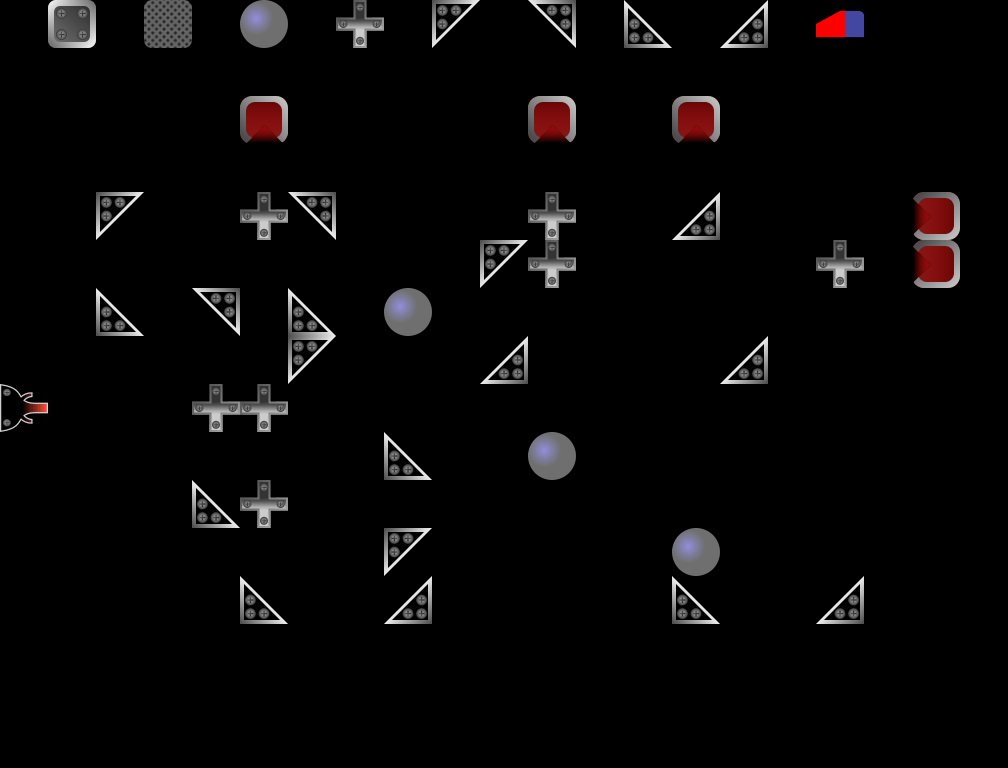

This game map was drawn from its Tiled (.tmx) file and the tilesets committed beside it. A one-line description and the full map source follow:
An orthogonal 21x16 tile map with 48x48 px tiles, 2 tile layers (Blocks, Info), 1 hidden layer not drawn, 1 image layer.

<map version="1.10" tiledversion="1.10.2" orientation="orthogonal" renderorder="right-down" width="21" height="16" tilewidth="48" tileheight="48" infinite="0" nextlayerid="10" nextobjectid="2">
 <editorsettings>
  <export target="../../public/assets/levels/level-21.json" format="json" />
 </editorsettings>
 <tileset firstgid="1" name="tileset" tilewidth="48" tileheight="48" tilecount="18" columns="18">
  <image source="../../public/assets/tileset.png" width="864" height="48" />
  <tile id="0" type="BlockingBlock" />
  <tile id="1" type="Cross" />
  <tile id="2" type="BallMirror" />
  <tile id="3" type="BottomLeftMirror" />
  <tile id="4" type="BottomRightMirror" />
  <tile id="5" type="TopLeftMirror" />
  <tile id="6" type="TopRightMirror" />
  <tile id="7" type="TimedBlock" />
  <tile id="8" type="LaserStartDown" />
  <tile id="9" type="LaserStartLeft" />
  <tile id="10" type="LaserStartRight" />
  <tile id="11" type="LaserStartUp" />
  <tile id="12" type="TargetUp" />
  <tile id="13" type="TargetRight" />
  <tile id="14" type="TargetDown" />
  <tile id="15" type="TargetLeft" />
  <tile id="16" type="ForbiddenBlock" />
  <tile id="17" type="Eraser" />
 </tileset>
 <imagelayer id="9" name="bg" locked="1" opacity="0.5" offsetx="-1.34366" offsety="95.2359">
  <image source="../black.png" width="960" height="576" />
 </imagelayer>
 <layer id="2" name="Blocks" width="21" height="16">
  <data encoding="csv">
0,0,0,0,0,0,0,0,0,0,0,0,0,0,0,0,0,0,0,0,0,
0,0,0,0,0,0,0,0,0,0,0,0,0,0,0,0,0,0,0,0,0,
0,0,0,0,0,15,0,0,0,0,0,15,0,0,15,0,0,0,0,0,0,
0,0,0,0,0,0,0,0,0,0,0,0,0,0,0,0,0,0,0,0,0,
0,0,5,0,0,2,4,0,0,0,0,2,0,0,6,0,0,0,0,16,0,
0,0,0,0,0,0,0,0,0,0,5,2,0,0,0,0,0,2,0,16,0,
0,0,7,0,4,0,7,0,3,0,0,0,0,0,0,0,0,0,0,0,0,
0,0,0,0,0,0,5,0,0,0,6,0,0,0,0,6,0,0,0,0,0,
11,0,0,0,2,2,0,0,0,0,0,0,0,0,0,0,0,0,0,0,0,
0,0,0,0,0,0,0,0,7,0,0,3,0,0,0,0,0,0,0,0,0,
0,0,0,0,7,2,0,0,0,0,0,0,0,0,0,0,0,0,0,0,0,
0,0,0,0,0,0,0,0,5,0,0,0,0,0,3,0,0,0,0,0,0,
0,0,0,0,0,7,0,0,6,0,0,0,0,0,7,0,0,6,0,0,0,
0,0,0,0,0,0,0,0,0,0,0,0,0,0,0,0,0,0,0,0,0,
0,0,0,0,0,0,0,0,0,0,0,0,0,0,0,0,0,0,0,0,0,
0,0,0,0,0,0,0,0,0,0,0,0,0,0,0,0,0,0,0,0,0
</data>
 </layer>
 <layer id="5" name="Info" width="21" height="16" locked="1">
  <properties>
   <property name="BallMirror" type="int" value="2" />
   <property name="BlockingBlock" type="int" value="0" />
   <property name="BottomLeftMirror" type="int" value="0" />
   <property name="BottomRightMirror" type="int" value="2" />
   <property name="Cross" type="int" value="1" />
   <property name="LevelName" value="Just Do It" />
   <property name="MaxItems" type="int" value="6" />
   <property name="TimedBlock" type="int" value="0" />
   <property name="TopLeftMirror" type="int" value="1" />
   <property name="TopRightMirror" type="int" value="0" />
  </properties>
  <data encoding="csv">
0,1,0,8,0,3,0,2,0,5,0,4,0,7,0,6,0,18,0,0,0,
0,0,0,0,0,0,0,0,0,0,0,0,0,0,0,0,0,0,0,0,0,
0,0,0,0,0,0,0,0,0,0,0,0,0,0,0,0,0,0,0,0,0,
0,0,0,0,0,0,0,0,0,0,0,0,0,0,0,0,0,0,0,0,0,
0,0,0,0,0,0,0,0,0,0,0,0,0,0,0,0,0,0,0,0,0,
0,0,0,0,0,0,0,0,0,0,0,0,0,0,0,0,0,0,0,0,0,
0,0,0,0,0,0,0,0,0,0,0,0,0,0,0,0,0,0,0,0,0,
0,0,0,0,0,0,0,0,0,0,0,0,0,0,0,0,0,0,0,0,0,
0,0,0,0,0,0,0,0,0,0,0,0,0,0,0,0,0,0,0,0,0,
0,0,0,0,0,0,0,0,0,0,0,0,0,0,0,0,0,0,0,0,0,
0,0,0,0,0,0,0,0,0,0,0,0,0,0,0,0,0,0,0,0,0,
0,0,0,0,0,0,0,0,0,0,0,0,0,0,0,0,0,0,0,0,0,
0,0,0,0,0,0,0,0,0,0,0,0,0,0,0,0,0,0,0,0,0,
0,0,0,0,0,0,0,0,0,0,0,0,0,0,0,0,0,0,0,0,0,
0,0,0,0,0,0,0,0,0,0,0,0,0,0,0,0,0,0,0,0,0,
0,0,0,0,0,0,0,0,0,0,0,0,0,0,0,0,0,0,0,0,0
</data>
 </layer>
 <layer id="7" name="SelectionArea" width="21" height="16" visible="0" locked="1">
  <data encoding="csv">
0,0,0,0,0,0,0,0,0,0,0,0,0,0,0,0,0,0,0,0,0,
0,0,0,0,0,0,0,0,0,0,0,0,0,0,0,0,0,0,0,0,0,
8,8,8,8,8,8,8,8,8,8,8,8,8,8,8,8,8,8,8,8,8,
8,8,8,8,8,8,8,8,8,8,8,8,8,8,8,8,8,8,8,8,8,
8,8,8,8,8,8,8,8,8,8,8,8,8,8,8,8,8,8,8,8,8,
8,8,8,8,8,8,8,8,8,8,8,8,8,8,8,8,8,8,8,8,8,
8,8,8,8,8,8,8,8,8,8,8,8,8,8,8,8,8,8,8,8,8,
8,8,8,8,8,8,8,8,8,8,8,8,8,8,8,8,8,8,8,8,8,
8,8,8,8,8,8,8,8,8,8,8,8,8,8,8,8,8,8,8,8,8,
8,8,8,8,8,8,8,8,8,8,8,8,8,8,8,8,8,8,8,8,8,
8,8,8,8,8,8,8,8,8,8,8,8,8,8,8,8,8,8,8,8,8,
8,8,8,8,8,8,8,8,8,8,8,8,8,8,8,8,8,8,8,8,8,
8,8,8,8,8,8,8,8,8,8,8,8,8,8,8,8,8,8,8,8,8,
8,8,8,8,8,8,8,8,8,8,8,8,8,8,8,8,8,8,8,8,8,
0,0,0,0,0,0,0,0,0,0,0,0,0,0,0,0,0,0,0,0,0,
0,0,0,0,0,0,0,0,0,0,0,0,0,0,0,0,0,0,0,0,0
</data>
 </layer>
</map>
